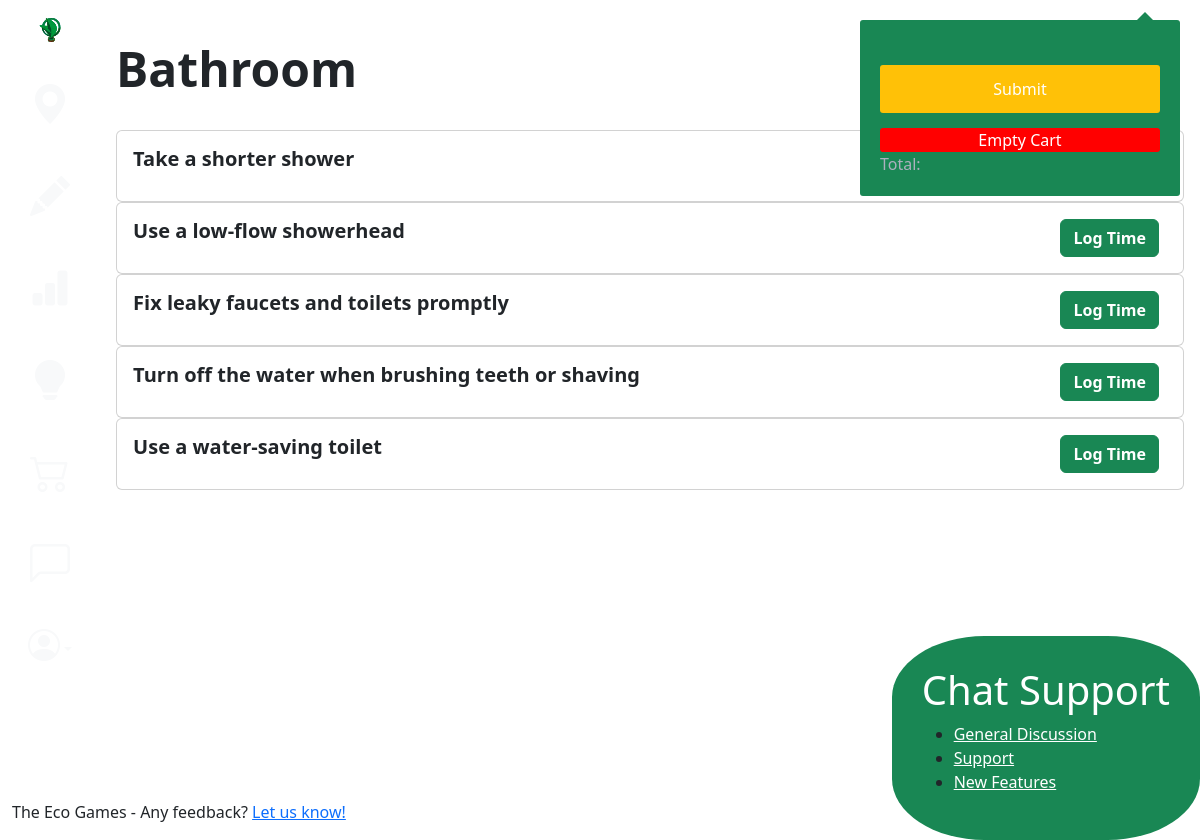
Page /game/activities/90 (signed in) on the committed database.
### game/models.py (models this page shows)
class Category(models.Model):
    name=models.CharField(max_length=128)
    def __str__(self):
        return self.name

class Activity(models.Model):
    title = models.TextField(max_length=128, unique=True)
    points=models.IntegerField()
    cat=models.ForeignKey(Category, on_delete=models.CASCADE)
    class ActivityType(models.TextChoices):
        TIMEREQUIRED = 'TR', ('Time required')
        TIMENOTREQUIRED = 'TNR', ('Time not required')
    type=models.CharField(max_length=4, default=ActivityType.TIMENOTREQUIRED)
    def __str__(self):
        return self.title

### game/views.py (the view)
# urls.py: path('activities/<int:pk>', views.ActivitiesDetailView.as_view(), name='activitiesDetails'),
class ActivitiesDetailView(LoginRequiredMixin, DetailView):
    model=Category
    template_name="game/activitiesDetail.html"
    def get_context_data(self, **kwargs):
        context={}
        category=get_object_or_404(Category, pk=self.kwargs['pk'])
        player, created = Challenger.objects.get_or_create(user=self.request.user)
        player.save()
        context['line_items']=getCartItems(player)
        cart, created = UserCart.objects.get_or_create(challenger=player)
        cart.save()
        context['activity_list']=Activity.objects.filter(cat=category)
        context['category']=category
        context['cart'] = cart
        print(context['activity_list'])
        print(context['category'])
        test=Activity.objects.filter(id=78)
        return context

### game/views.py (called while the page is built)
@login_required
def getCartItems(player):
    cart, created = UserCart.objects.get_or_create(challenger=player)
    cart.save()
    context={}
    context['line_items'] = LineItem.objects.filter(cart=cart, checkedOut=False, dateRecorded=date.today()) #set up the line items
    return context['line_items']

### game/templates/game/activitiesDetail.html (shortened to what this page needs)
{% extends 'base.html' %}
{% block content %}
{% load static %}
<br>
<h1 class="display-5 fw-bold">{{category.name}}</h1>
<br>
<div class="col">
    {% for activity in activity_list %}
    <div class="card" id = "activityDetails">
      <div class="card-body d-flex justify-content-between">
        <h5 class="card-title"><strong>{{activity.title}}</strong></h5>
        <div id="buttons" class="d-flex">
          {% if activity.type == 'TR' %}
          <button type="button" class="btn btn-success log-time-button me-2" data-bs-toggle="modal" data-bs-target="#trModal" onclick="setFields({{activity.id}})"><strong>Log Time</strong></button>
          {% else %}
          <button type="button" class="btn btn-success log-time-button me-2" data-bs-toggle="modal" data-bs-target="#tnrModal" onclick="setFields({{activity.id}})"><strong>Log Time</strong></button>
          {% endif %}
        </div>
      </div>
    </div>
    {% endfor %}
  </div>
{% endblock content %}

### rows in the picture
Category: name "Bathroom"
Activity: title "Take a shorter shower"
Activity: title "Use a low-flow showerhead"
Activity: title "Fix leaky faucets and toilets promptly"
Activity: title "Turn off the water when brushing teeth or shaving"
Activity: title "Use a water-saving toilet"
